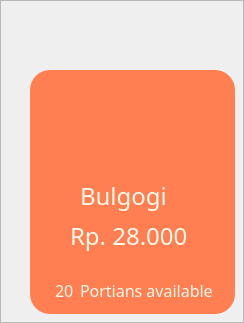
                              <widget class="QFrame" name="Frame_Bulgogi">
                               <property name="styleSheet">
                                <string notr="true"/>
                               </property>
                               <property name="frameShape">
                                <enum>QFrame::StyledPanel</enum>
                               </property>
                               <property name="frameShadow">
                                <enum>QFrame::Raised</enum>
                               </property>
                               <widget class="QPushButton" name="But_Bulgogi">
                                <property name="geometry">
                                 <rect>
                                  <x>30</x>
                                  <y>70</y>
                                  <width>205</width>
                                  <height>244</height>
                                 </rect>
                                </property>
                                <property name="styleSheet">
                                 <string notr="true">QPushButton{
background-color:rgb(255, 127, 82);
padding:50px 80px;
border:none;
border-radius:20px;

}
QPushButton:hover{
background-color:rgb(65, 119, 167);
}</string>
                                </property>
                                <property name="text">
                                 <string/>
                                </property>
                               </widget>
                               <widget class="QLabel" name="Label_Bulgogi">
                                <property name="geometry">
                                 <rect>
                                  <x>80</x>
                                  <y>180</y>
                                  <width>101</width>
                                  <height>31</height>
                                 </rect>
                                </property>
                                <property name="font">
                                 <font>
                                  <family>Poppins</family>
                                  <pointsize>18</pointsize>
                                 </font>
                                </property>
                                <property name="styleSheet">
                                 <string notr="true">background-color:none;
color:rgb(254, 251, 234);</string>
                                </property>
                                <property name="text">
                                 <string>Bulgogi</string>
                                </property>
                               </widget>
                               <widget class="QLabel" name="label_120">
                                <property name="geometry">
                                 <rect>
                                  <x>70</x>
                                  <y>220</y>
                                  <width>121</width>
                                  <height>31</height>
                                 </rect>
                                </property>
                                <property name="font">
                                 <font>
                                  <family>Poppins</family>
                                  <pointsize>18</pointsize>
                                 </font>
                                </property>
                                <property name="styleSheet">
                                 <string notr="true">background-color:none;
color:rgb(254, 251, 234);</string>
                                </property>
                                <property name="text">
                                 <string>Rp. 28.000</string>
                                </property>
                               </widget>
                               <widget class="QPushButton" name="pushButton_17">
                                <property name="geometry">
                                 <rect>
                                  <x>60</x>
                                  <y>0</y>
                                  <width>141</width>
                                  <height>151</height>
                                 </rect>
                                </property>
                                <property name="styleSheet">
                                 <string notr="true">QPushButton{
background-color:none;
padding:50px 80px;
border:none;
border-radius:75px;
}</string>
                                </property>
                                <property name="text">
                                 <string/>
                                </property>
                                <property name="icon">
                                 <iconset>
                                  <normaloff>icon/3.png</normaloff>icon/3.png</iconset>
                                </property>
                                <property name="iconSize">
                                 <size>
                                  <width>140</width>
                                  <height>140</height>
                                 </size>
                                </property>
                               </widget>
                               <widget class="QLabel" name="label_59">
                                <property name="geometry">
                                 <rect>
                                  <x>80</x>
                                  <y>280</y>
                                  <width>151</width>
                                  <height>21</height>
                                 </rect>
                                </property>
                                <property name="font">
                                 <font>
                                  <family>Poppins</family>
                                  <pointsize>12</pointsize>
                                 </font>
                                </property>
                                <property name="styleSheet">
                                 <string notr="true">background-color:none;
color:rgb(254, 251, 234);</string>
                                </property>
                                <property name="text">
                                 <string>Portians available</string>
                                </property>
                               </widget>
                               <widget class="QLabel" name="Lbl_Stock_Bulgogi">
                                <property name="geometry">
                                 <rect>
                                  <x>55</x>
                                  <y>280</y>
                                  <width>21</width>
                                  <height>21</height>
                                 </rect>
                                </property>
                                <property name="font">
                                 <font>
                                  <family>Poppins</family>
                                  <pointsize>12</pointsize>
                                 </font>
                                </property>
                                <property name="styleSheet">
                                 <string notr="true">background-color:none;
color:rgb(254, 251, 234);</string>
                                </property>
                                <property name="text">
                                 <string>20</string>
                                </property>
                               </widget>
                              </widget>
